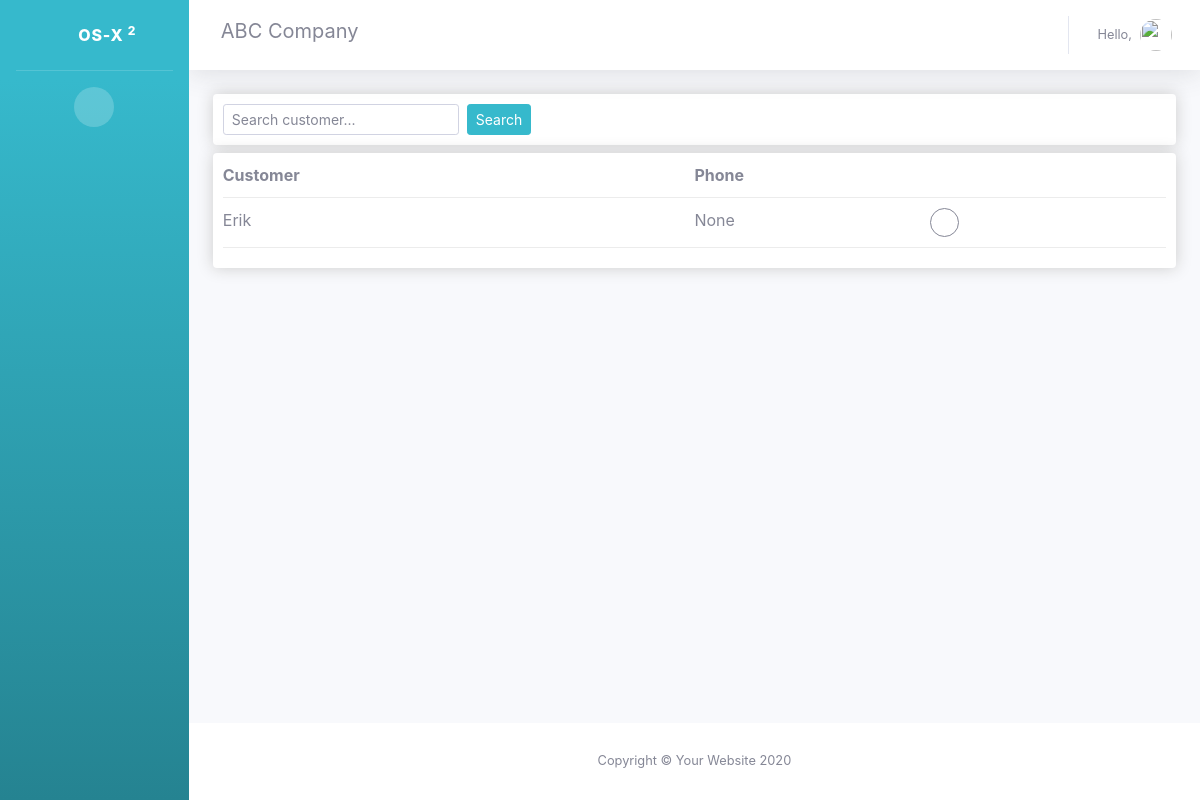
The app's page /customer_form/, older data.
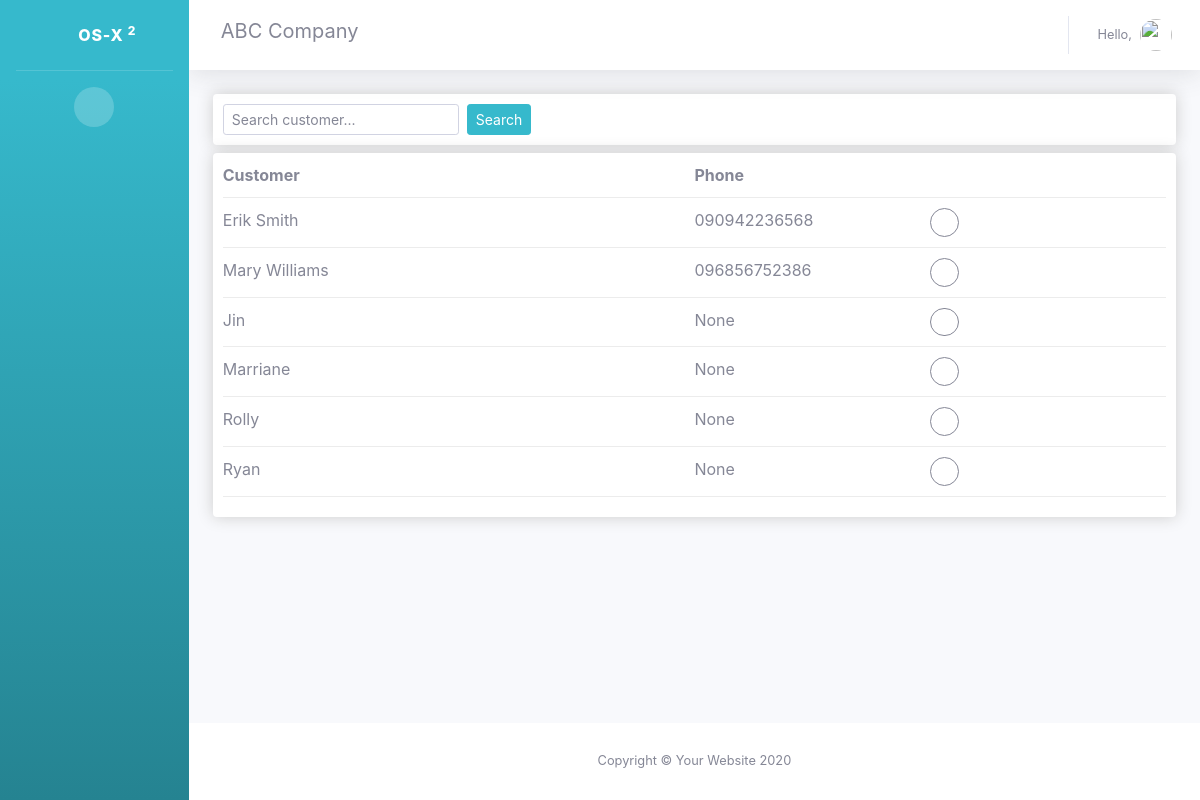
The same page, newer data.
### accounts/models.py (models this page shows, shortened)
class Customer(models.Model):
    user = models.OneToOneField(
        User, null=True, blank=True, on_delete=models.CASCADE)
    name = models.CharField(max_length=255, null=True)
    phone = models.CharField(max_length=255, null=True)

### accounts/views.py (the view)
# urls.py: path('customer_form/', views.customer_form, name="customer_form"),
def customer_form(request):
     customers = Customer.objects.get_queryset().order_by('name')
     customerFilter = CustomerFilter(request.GET, queryset=customers)
     customers = customerFilter.qs
     customerPaginator = Paginator(customers, 10)
     customer_page_number = request.GET.get('page')
     try:
        customers = customerPaginator.page(customer_page_number)
     except PageNotAnInteger:
        customers = customerPaginator.page(1)
     except EmptyPage:
        customers = customerPaginator.page(customerPaginator.num_pages)
     context = { 'customers': customers, 'customerFilter': customerFilter}
     return render(request, 'accounts/customer_template.html', context)

### accounts/templates/accounts/customer_template.html (shortened to what this page needs)
{% extends 'accounts/main.html' %}
{% load crispy_forms_tags %}
{% load static %}
{% block content %}
<div class="box-element">
    <div class="row">
        <div class="col-6">
            <form class="form-inline" action="" method="GET">
                {{ customerFilter.form | crispy }}
                <button type="submit" class="btn btn-info btn-sm ml-2">Search</button>
            </form>
        </div>
    </div>
</div>
<div class="box-element mt-2">
    <div class="cart-row">
        <div style="flex: 2"><strong>Customer</strong></div>
        <div style="flex: 1"><strong>Phone</strong></div>
        <div style="flex: 1"></div>
    </div>
    {% for customer in customers %}
    <div class="cart-row">
        <div style="flex: 2">{{customer.name | title}}</div>
        <div style="flex: 1">{{customer.phone}}</div>
        <div style="flex: 1">
            <a href="{% url 'update_customer' customer.id %}"
                class="btn btn-circle btn-outline-secondary add-btn btn-sm"><i class="fa fa-pen"></i></a>
        </div>
    </div>
    {% endfor %}
</div>
{% endblock %}

Row changes from the older to the newer data that the page shows:
changed Customer: name "Erik" → "Erik Smith"; phone "None" → "090942236568"
added Customer: name "Mary Williams", phone "096856752386"
added Customer: name "Jin", phone "None"
added Customer: name "Marriane", phone "None"
added Customer: name "Rolly", phone "None"
added Customer: name "Ryan", phone "None"
